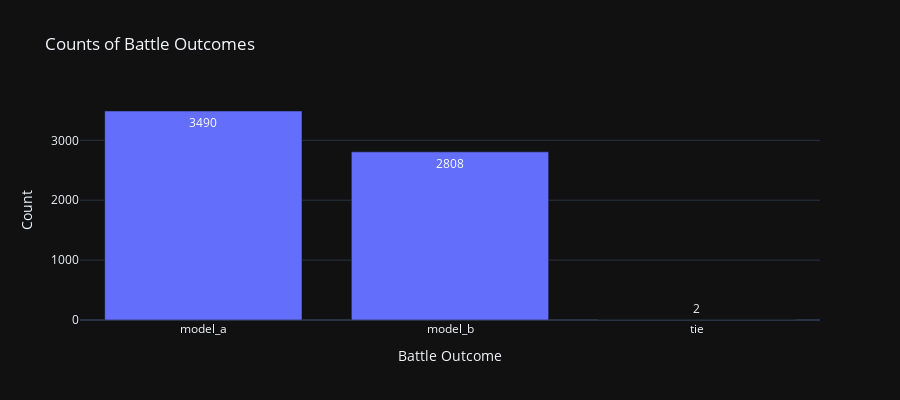

The code cell stored with this chart in its notebook:
### Code cell
fig = px.bar(
    battles["win"].value_counts(),
    title="Counts of Battle Outcomes",
    text_auto=True,
    height=400,
)
fig.update_layout(xaxis_title="Battle Outcome", yaxis_title="Count", showlegend=False)
display(fig)

### Figure 1 — Plotly figure (JSON) as saved in the notebook; plotly's stock layout.template omitted (floating-point values rounded to 4 significant figures)
{"data": [{"alignmentgroup": "True", "hovertemplate": "variable=count<br>win=%{x}<br>value=%{y}<extra></extra>", "legendgroup": "count", "marker": {"color": "#636efa", "pattern": {"shape": ""}}, "name": "count", "offsetgroup": "count", "orientation": "v", "showlegend": true, "textposition": "auto", "texttemplate": "%{y}", "x": ["model_a", "model_b", "tie"], "xaxis": "x", "y": [3490, 2808, 2], "yaxis": "y", "type": "bar"}], "layout": {"xaxis": {"anchor": "y", "domain": [0.0, 1.0], "title": {"text": "Battle Outcome"}}, "yaxis": {"anchor": "x", "domain": [0.0, 1.0], "title": {"text": "Count"}}, "legend": {"title": {"text": "variable"}, "tracegroupgap": 0}, "title": {"text": "Counts of Battle Outcomes"}, "barmode": "relative", "height": 400, "showlegend": false}}
